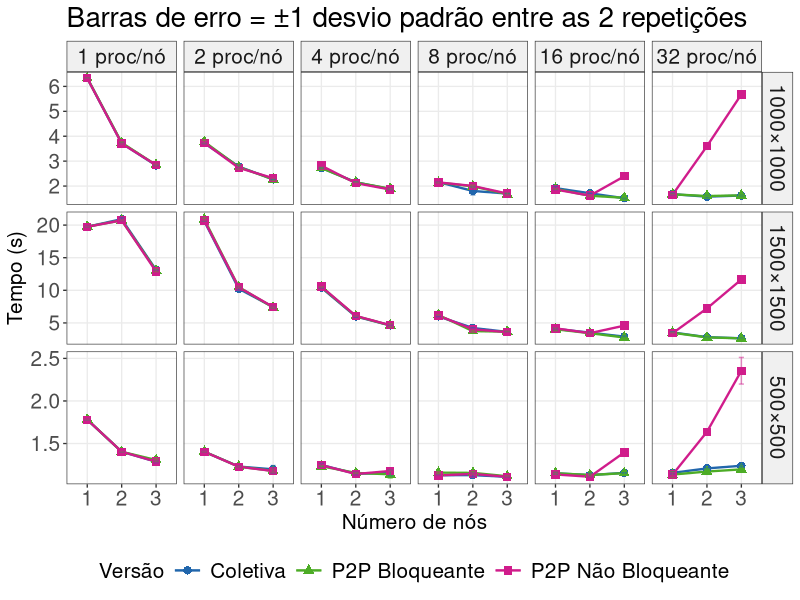
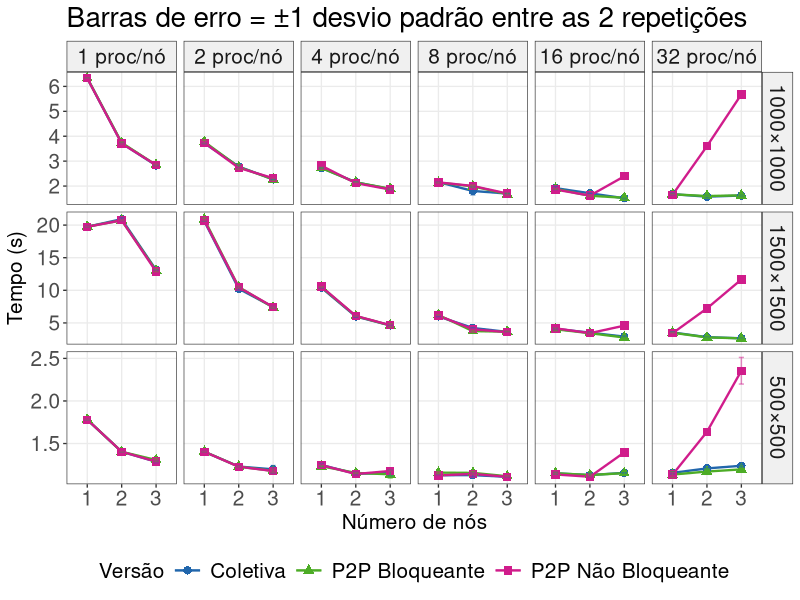

R code for these plots, in order:
library(dplyr)
library(ggplot2)

pdf(NULL)

df <- read.csv("../../results/rastro_completo.csv", stringsAsFactors = FALSE)

exec <- df %>%
  filter(rank == "rank0") %>%
  group_by(tipo, size, nproc, nodes, rep) %>%
  summarise(exec_time = max(fim) - min(inicio), .groups = "drop") %>%
  group_by(tipo, size, nproc, nodes) %>%
  summarise(tempo = median(exec_time), sd = sd(exec_time), .groups = "drop")

exec <- exec %>%
  mutate(
    tipo = recode(tipo,
      "coletiva"          = "Coletiva",
      "p2p_bloqueante"    = "P2P Bloqueante",
      "p2p_naobloqueante" = "P2P Não Bloqueante"
    ),
    size_label  = paste0(size, "×", size),
    nodes_label = paste0(nodes, ifelse(nodes == 1, " nó", " nós"))
  )

# Foco: comparar 1 vs 2 vs 3 nós, fixando processos por nó
# Para cada nproc_por_no, nproc_total = nodes * nproc_por_no
# A grade tem: nodes=1 nproc=1,2,4,8,16,32
#              nodes=2 nproc=2,4,8,16,32,64
#              nodes=3 nproc=3,6,12,24,48,96
# Processos por nó = nproc / nodes

exec_pn <- exec %>%
  mutate(pn = nproc / nodes) %>%
  filter(pn %in% c(1, 2, 4, 8, 16, 32)) %>%
  mutate(pn_label = factor(paste0(pn, " proc/nó"),
                           levels = paste0(c(1, 2, 4, 8, 16, 32), " proc/nó")))

ggplot(exec_pn, aes(x = factor(nodes), y = tempo,
                    color = tipo, shape = tipo, group = tipo)) +
  geom_line(linewidth = 0.8) +
  geom_point(size = 2.5) +
  geom_errorbar(aes(ymin = tempo - sd, ymax = tempo + sd),
                width = 0.15, alpha = 0.5) +
  facet_grid(size_label ~ pn_label, scales = "free_y") +
  scale_color_manual(values = c(
    "Coletiva"           = "#2166ac",
    "P2P Bloqueante"     = "#4dac26",
    "P2P Não Bloqueante" = "#d01c8b"
  )) +
  labs(
    # title    = "Escalabilidade por número de nós (processos por nó fixo)",
    subtitle = "Barras de erro = ±1 desvio padrão entre as 2 repetições",
    x        = "Número de nós",
    y        = "Tempo (s)",
    color    = "Versão",
    shape    = "Versão"
  ) +
  theme_bw(base_size = 10) +
  theme(
    legend.position  = "bottom",
    plot.subtitle = element_text(size = 20),
    axis.title = element_text(size = 15),
    axis.text = element_text(size = 15),
    panel.grid.minor = element_blank(),
    strip.text = element_text(size = 15),
    strip.background = element_rect(fill = "#f0f0f0"),
    legend.text       = element_text(size = 15),
    legend.title      = element_text(size = 15),
    legend.key.size   = unit(0.8, "cm")
  )

ggsave("../imgs/plot_escalabilidade_nos.pdf", width = 14, height = 8)
# ggsave("../imgs/plot_escalabilidade_nos.png", width = 14, height = 8, dpi = 150)
message("Salvo: plot_escalabilidade_nos.pdf")
